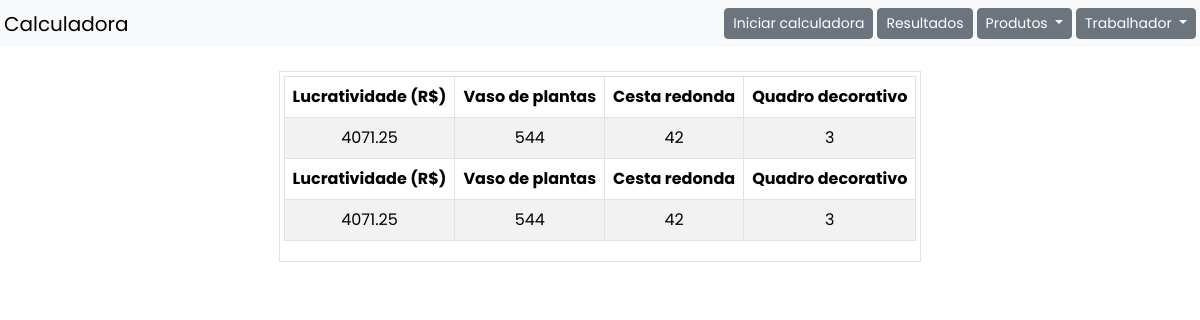
/resultados, run on the app's committed database.
### app/main.py (models this page shows)
class Resultados(db.Model):
    id = db.Column(db.Integer, primary_key=True)
    produto_1 = db.Column(db.String, nullable=False)
    produto_2 = db.Column(db.String, nullable=False)
    produto_3 = db.Column(db.String, nullable=False)
    produto_1_quantidade = db.Column(db.Float, nullable=False)
    produto_2_quantidade = db.Column(db.Float, nullable=False)
    produto_3_quantidade = db.Column(db.Float, nullable=False)
    lucratividade = db.Column(db.Float, nullable=False)

### app/main.py (the view)
@app.route('/resultados', methods=['GET']) #Rota que exibe os resultados.
def resultados():
    resultados = Resultados.query.all() #Busca todos os resultados do banco de dados.
    tamanho = len(resultados) #Calcula a quantidade de resultados.
    return render_template('templates/resultado.html', resultados=resultados, tamanho=tamanho)

### app/templates/resultado.html
{% extends 'template.html' %}
{% block content %}
<div class="border m-auto mt-4 p-1 text-center">
<table class="table table-striped align-middle table-bordered table-hover">
    {% for i in range(tamanho) %}<thead>
        <tr>
            <th>Lucratividade (R$)</th>
            <th>{{ resultados[i].produto_1 }}</th>
            <th>{{ resultados[i].produto_2 }}</th>
             <th>{{ resultados[i].produto_3 }}</th>
        </tr>
    </thead>
    <tbody>
        <tr>    <td>{{ resultados[i].lucratividade  }}</td>
            <td>{{ (resultados[i].produto_1_quantidade) | int}}</td>
            <td>{{ resultados[i].produto_2_quantidade | int }}</td>
             <td>{{ resultados[i].produto_3_quantidade | int }}</td>
        </tr>{% endfor %}
    </tbody>
</table>
</div>
{% endblock %}

### app/templates/template.html (style rules this page uses)
body { font-family: 'Poppins', serif; }

### data on the page
Resultados: produto_1 "Vaso de plantas", produto_2 "Cesta redonda", produto_3 "Quadro decorativo", lucratividade "4071.25", produto_1_quantidade "544", produto_2_quantidade "42", produto_3_quantidade "3"
Resultados: produto_1 "Vaso de plantas", produto_2 "Cesta redonda", produto_3 "Quadro decorativo", lucratividade "4071.25", produto_1_quantidade "544", produto_2_quantidade "42", produto_3_quantidade "3"
